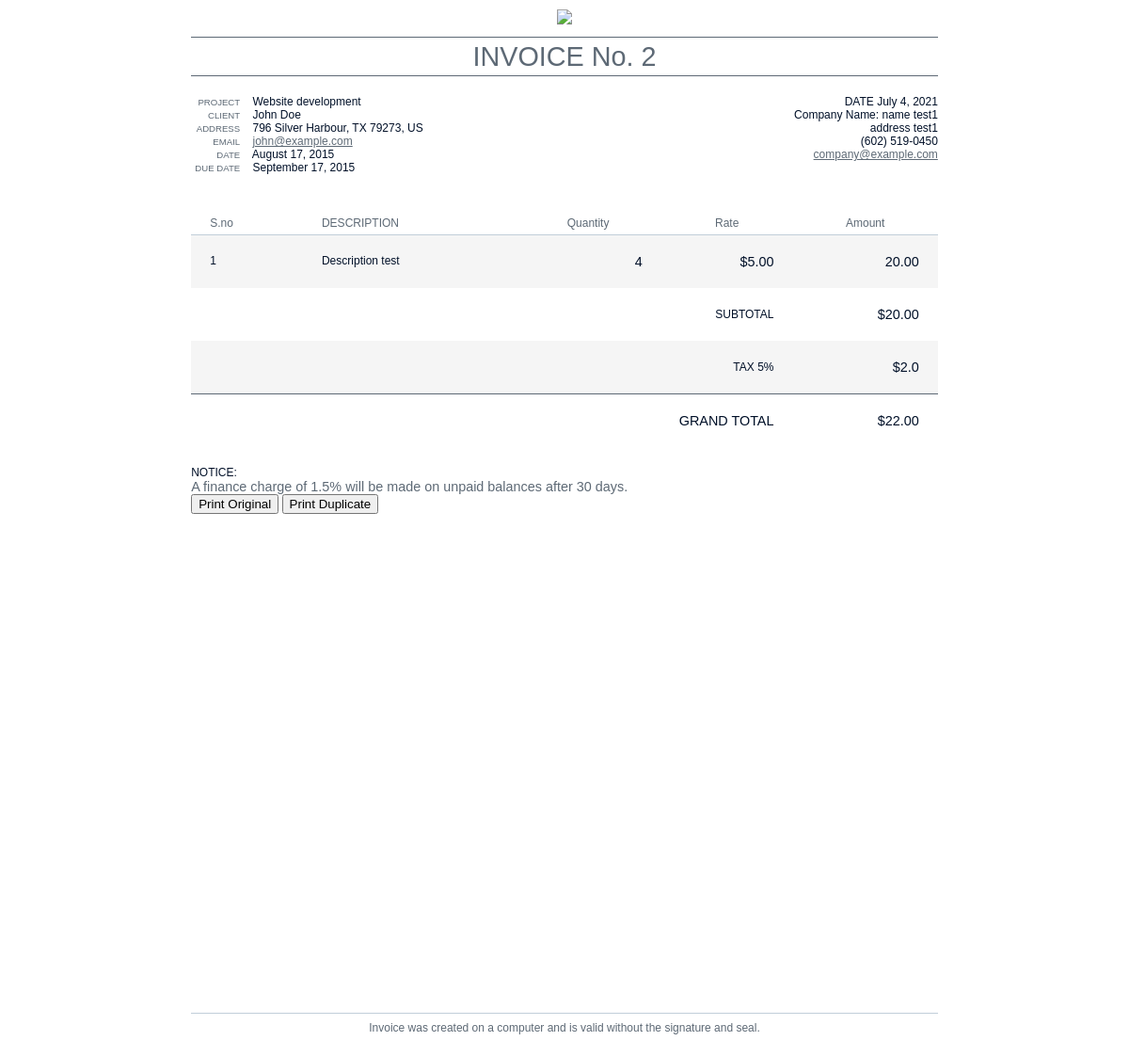
/invoice/2, run on the app's committed database.
### billmanage/models.py (models this page shows)
class bill(models.Model):
    billno = models.IntegerField(primary_key= True, null=False, blank=False)
    date = models.DateField(default=timezone.now, null=False, blank=False)
    recipient = models.TextField(null=False, blank=False, max_length=100)
    address = models.TextField(null=False, blank=False, max_length=200)
    GSTno = models.CharField(null=False, blank=False, max_length=15)
    cgst = models.IntegerField(null=False, blank=False)
    sgst = models.IntegerField(null=True, blank=True)
    total = models.DecimalField(null=False, blank=False, max_digits=12, decimal_places=2)
    grandtotal = models.DecimalField(null=False, blank=False, max_digits=12, decimal_places=2)

class item(models.Model):
    itemno = models.AutoField(primary_key= True, null=False, blank=False)
    billno = models.ForeignKey(bill, null=False, blank=False, unique=False, on_delete=models.CASCADE)
    itemname = models.TextField(null=False, blank=False, max_length=200)
    hsncode = models.IntegerField(null=True, blank=True)
    qty = models.IntegerField(null=False, blank=False)
    rate = models.DecimalField(null=False, blank=False, max_digits=10, decimal_places=2)
    amount = models.DecimalField(null=False, blank=False, max_digits=10, decimal_places=2)

### billmanage/views.py (the view)
# urls.py: path('invoice/<int:billno>', billviews.invoice, name='invoice'),
def invoice(request, billno):
    billobj = bill.objects.get(billno=billno)
    itemobj = item.objects.filter(billno=billno)
    amount = billobj.grandtotal
    amountwithouttax = billobj.total
    amount = float(amount)
    amountwithouttax = float(amountwithouttax)
    gst = round((amount - amountwithouttax), 2)
    rs = num2words(int(str(amount).split(".")[0]))
    if (int(str(amount).split(".")[1])>0):
        paisa = num2words(int(str(amount).split(".")[1]))
    else:
        paisa = False
    return render(request, 'billmanage/newinvoice.html', {'bill': billobj, 'items': itemobj, 'rs': rs, 'paisa': paisa, 'gst': gst, 'range':6})

### billmanage/views.py (called while the page is built)
def num2words(num):
    under_20 = ['Zero','One','Two','Three','Four','Five','Six','Seven','Eight','Nine','Ten','Eleven','Twelve','Thirteen','Fourteen','Fifteen','Sixteen','Seventeen','Eighteen','Nineteen']
    tens = ['Twenty','Thirty','Forty','Fifty','Sixty','Seventy','Eighty','Ninety']
    above_100 = {100: 'Hundred',1000:'Thousand', 100000:'Lakhs', 10000000:'Crores'}
    if num < 20:
         return under_20[(int)(num)]
    if num < 100:
        return tens[(int)(num/10)-2] + ('' if num%10==0 else ' ' + under_20[(int)(num%10)])
    pivot = max([key for key in above_100.keys() if key <= num])
    return num2words((int)(num/pivot)) + ' ' + above_100[pivot] + ('' if num%pivot==0 else ' ' + num2words(num%pivot))

### billmanage/templates/billmanage/newinvoice.html (shortened to what this page needs)
{% load static %}
<!DOCTYPE html>
<html lang="en">
  <head>
  </head>
  <body>
    <header class="clearfix">
      <div id="logo">
        <img src="https://dhakasolution.com/img/logo.png">
      </div>
      <h1>INVOICE No. {{bill.billno}}</h1>
      <div id="company" class="clearfix">
        <div><span>DATE</span> {{bill.date}}</div>
        <div>Company Name: {{bill.recipient}}</div>
        <div>{{bill.address}}</div>
        <div>(602) 519-0450</div>
        <div><a href="mailto:company@example.com">company@example.com</a></div>
      </div>
      <div id="project">
        <div><span>PROJECT</span> Website development</div>
        <div><span>CLIENT</span> John Doe</div>
        <div><span>ADDRESS</span> 796 Silver Harbour, TX 79273, US</div>
        <div><span>EMAIL</span> <a href="mailto:john@example.com">john@example.com</a></div>
        <div><span>DATE</span> August 17, 2015</div>
        <div><span>DUE DATE</span> September 17, 2015</div>
      </div>
    </header>
    <main>
      <table>
        <thead>
          <tr>
            <th class="service">S.no</th>
            <th class="desc">DESCRIPTION</th>
            <th>Quantity</th>
            <th>Rate</th>
            <th>Amount</th>
          </tr>
        </thead>
        <tbody>
        {% for item in items%}
          <tr>
            <td class="service">{{forloop.counter}}</td>
            <td class="desc">{{item.itemname}}</td>
            <td class="qty">{{item.qty}}</td>
            <td class="total">${{item.rate}}</td>
            <td class="unit">{{item.amount}}</td>
          </tr>
          {% endfor %}
          <tr>
            <td colspan="4">SUBTOTAL</td>
            <td class="total">${{bill.total}}</td>
          </tr>
          <tr>
            <td colspan="4">TAX {{bill.cgst}}%</td>
            <td class="total">${{gst}}</td>
          </tr>
          <tr>
            <td colspan="4" class="grand total">GRAND TOTAL</td>
            <td class="grand total">${{bill.grandtotal}}</td>
          </tr>
        </tbody>
      </table>
      <div id="notices">
        <div>NOTICE:</div>
        <div class="notice">A finance charge of 1.5% will be made on unpaid balances after 30 days.</div>
      </div>
    </main>
    <footer>
      Invoice was created on a computer and is valid without the signature and seal.
    </footer>
    <div class="col-auto ms-auto d-print-none">
        <button type="button" class="btn btn-success" onclick="printDiv('invoice', 1).print();">
          Print Original
        </button>
<button type="button" class="btn btn-yellow" onclick="printDiv('invoice', 0).print();">
  Print Duplicate
  </button>
      </div>
  </body>
</html>

### billmanage/templates/billmanage/newinvoice.html (style rules this page uses)
.clearfix:after { content: ""; display: table; clear: both; }
a { color: #5D6975; text-decoration: underline; }
body { position: relative; width: 21cm; height: 29.7cm; margin: 0 auto; color: #001028; background: #FFFFFF; font-family: Arial, sans-serif; font-size: 12px; font-family: Arial; }
header { padding: 10px 0; margin-bottom: 30px; }
#logo { text-align: center; margin-bottom: 10px; }
#logo img { width: 90px; }
h1 { border-top: 1px solid #5D6975; border-bottom: 1px solid #5D6975; color: #5D6975; font-size: 2.4em; line-height: 1.4em; font-weight: normal; text-align: center; margin: 0 0 20px 0; background: url(dimension.png); }
#project { float: left; }
#project span { color: #5D6975; text-align: right; width: 52px; margin-right: 10px; display: inline-block; font-size: 0.8em; }
#company { float: right; text-align: right; }
#project div, #company div { white-space: nowrap; }
table { width: 100%; border-collapse: collapse; border-spacing: 0; margin-bottom: 20px; }
table tr:nth-child(2n-1) td { background: #F5F5F5; }
table th, table td { text-align: center; }
table th { padding: 5px 20px; color: #5D6975; border-bottom: 1px solid #C1CED9; white-space: nowrap; font-weight: normal; }
table .service, table .desc { text-align: left; }
table td { padding: 20px; text-align: right; }
table td.service, table td.desc { vertical-align: top; }
table td.unit, table td.qty, table td.total { font-size: 1.2em; }
table td.grand { border-top: 1px solid #5D6975;; }
#notices .notice { color: #5D6975; font-size: 1.2em; }
footer { color: #5D6975; width: 100%; height: 30px; position: absolute; bottom: 0; border-top: 1px solid #C1CED9; padding: 8px 0; text-align: center; }

### data on the page
bill: billno "2", date "July 4, 2021", recipient "name test1", address "address test1", total "20.00", cgst "5", grandtotal "22.00"
item: itemname "Description test", qty "4", rate "5.00", amount "20.00"

### other printed values
{{ gst }} "2.0"
